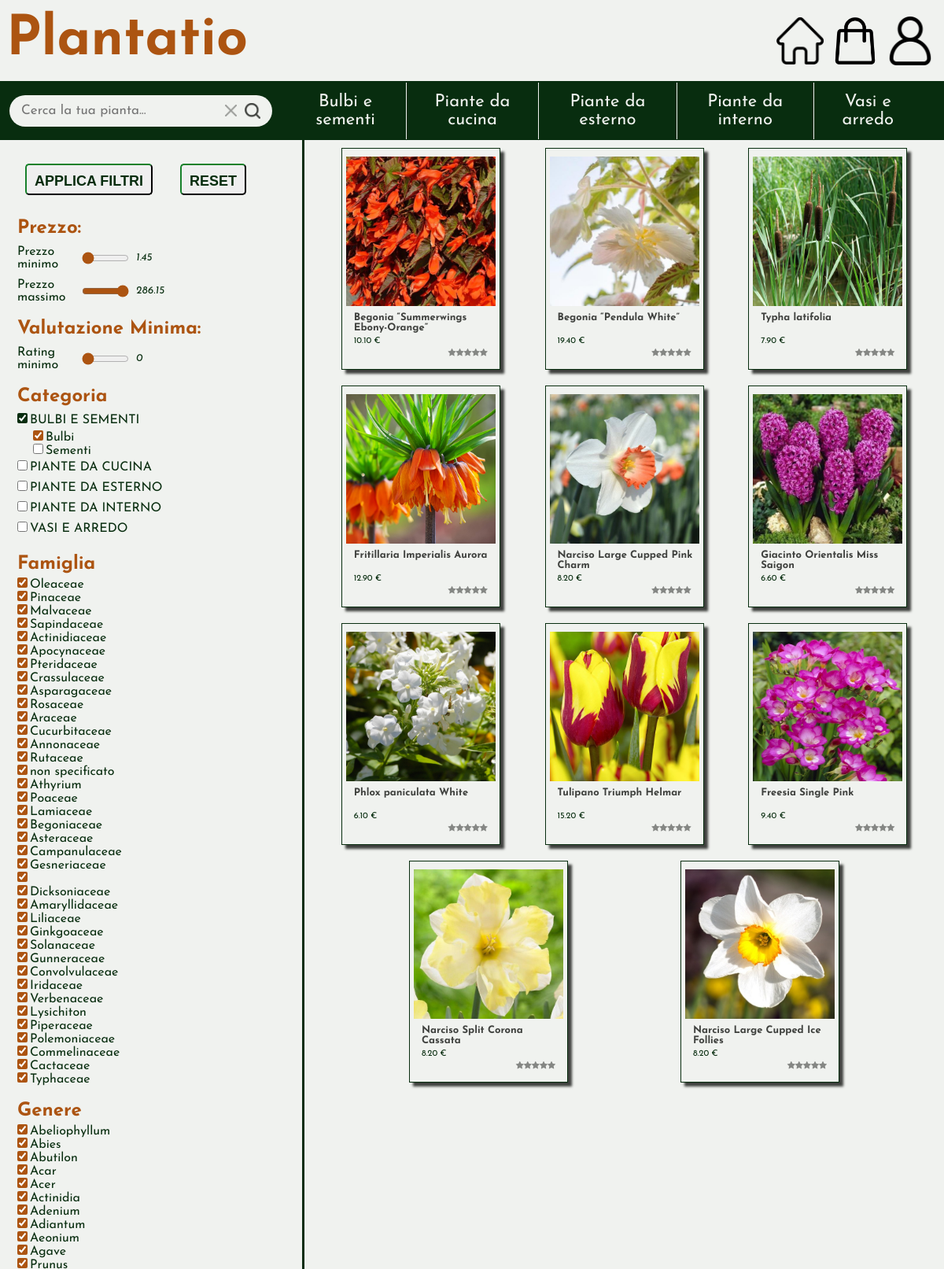
Before: /search.php?sottocategoriaSelezionata=Bulbi (upper part) with the older database file.
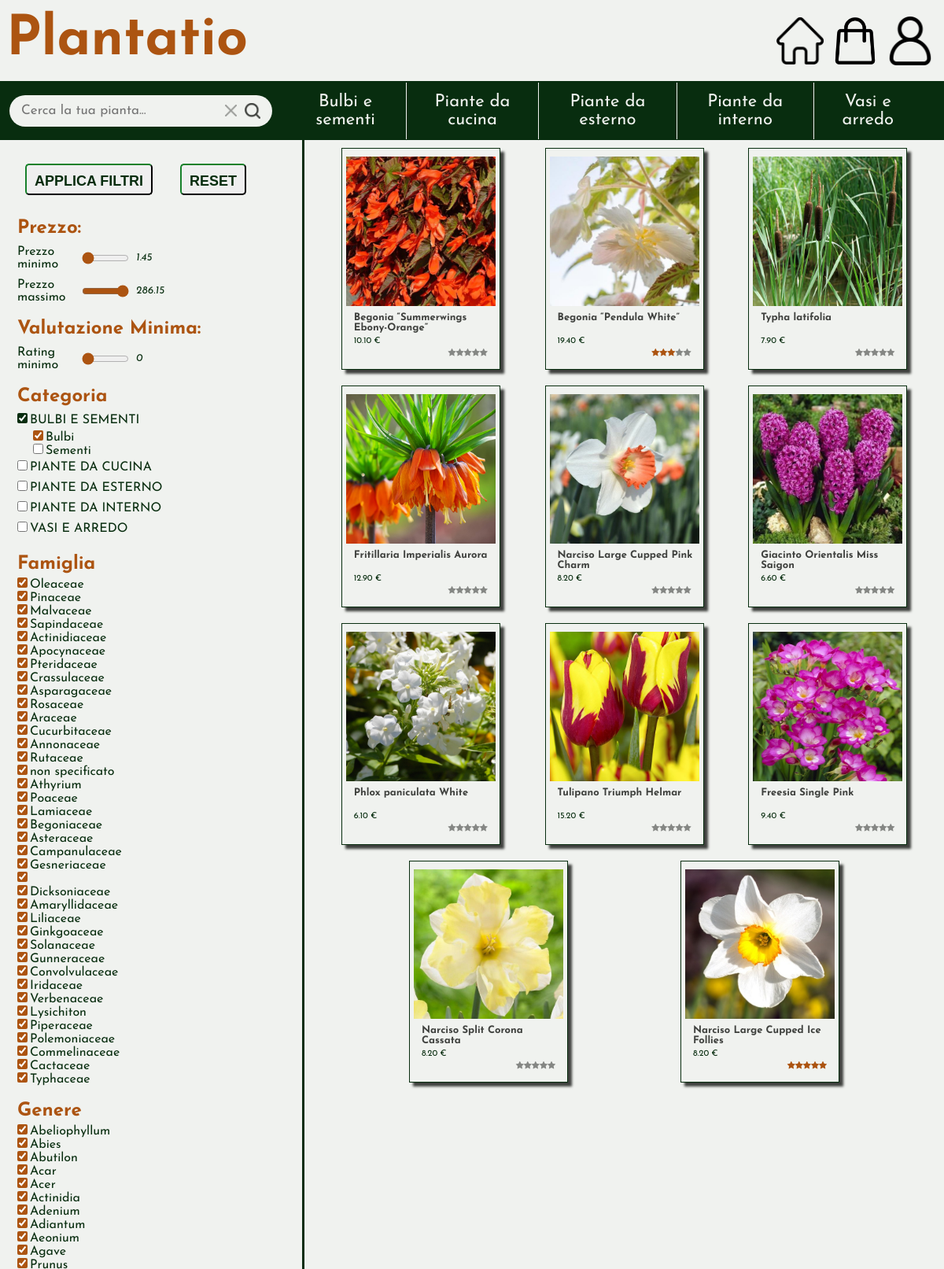
After: the same page with the newer database file.
### tables this page shows
CREATE TABLE Prodotti (
    nome_prodotto VARCHAR(150) PRIMARY KEY,
    prezzo DECIMAL(10, 2) NOT NULL,
    id_sottocategoria VARCHAR(100) NOT NULL,
    presente BOOLEAN DEFAULT 1,
    stock INT NOT NULL,
    nome_volgare VARCHAR(50),  
    nome_scientifico VARCHAR(50),
    famiglia VARCHAR(50),
    genere VARCHAR(50),
    specie VARCHAR(50),
    dimensioni VARCHAR(30),  
    profumo VARCHAR(30),  
    tipologia_foglia VARCHAR(30),
    colore_foglia VARCHAR(30), 
    descrizione TEXT,
    voto INT NOT NULL
);

### search.php (called while the page is built, shortened)
<?php
require_once 'bootstrap.php';
$templateParams["titolo"] = "Plantatio";
$templateParams["js"] = array("js/search.js", "js/nav.js", "js/header.js");
$templateParams["asideContent"] = "template/filter-panel.php";
if(isset($_GET['sottocategoriaSelezionata'])){
    $templateParams["searchedSubCategory"] = str_replace(' ','',getStringWithSpaces($_GET['sottocategoriaSelezionata']));
    $templateParams["searchedCategory"] = str_replace(' ','', $dbh->getCategoryFromSubcategory(getStringWithSpaces($_GET['sottocategoriaSelezionata']))[0]["id_categoria"]);
    $templateParams["searchResults"] = $dbh->searchProductByName("");
}else if (isset($_GET['categoriaSelezionata'])) {
    $templateParams["searchedCategory"] = str_replace(' ','',getStringWithSpaces($_GET['categoriaSelezionata']));
    $templateParams["searchResults"] = $dbh->searchProductByName("");
}else if(isset($_GET['gruppoSelezionato'])){
    $templateParams["searchedGroup"] = $_GET['gruppoSelezionato'];
    $templateParams["searchResults"] = $dbh->searchProductByName("");
}else if (isset($_GET['fastSearch'])) {
    $templateParams["searchedWord"] = $_GET['fastSearch'];
    $templateParams["searchResults"] = $dbh->searchProductByName($_GET['fastSearch']);
}
$updatedResults = [];
foreach ($templateParams["searchResults"] as $result) {
    $result["nomeGruppo"] = $dbh->getProductGroups($result["nome_prodotto"]);
    $updatedResults[] = $result;
}
$templateParams["searchResults"] = $updatedResults;
require 'template/base.php';
?>

### database/database.php (called while the page is built, shortened)
<?php
class DatabaseHelper
{
    private $db;
    public function __construct($servername, $username, $password, $dbname, $port)
    {
        $this->db = new mysqli($servername, $username, $password, $dbname, $port);
    }
    public function getSubCategoriesFromCategory($nomeCategoria)
    {
        $stmt = $this->db->prepare("SELECT nome_sottocategoria FROM SottoCategorie WHERE id_categoria = ?");
        $stmt->bind_param('s', $nomeCategoria);
        $stmt->execute();
        $result = $stmt->get_result();
        return $result->fetch_all(MYSQLI_ASSOC);
    }
    public function getCategoryFromSubcategory($nomeSottoCategoria)
    {
        $stmt = $this->db->prepare("SELECT id_categoria FROM SottoCategorie WHERE nome_sottocategoria = ?");
        $stmt->bind_param('s', $nomeSottoCategoria);
        $stmt->execute();
        $result = $stmt->get_result();
        return $result->fetch_all(MYSQLI_ASSOC);
    }
    public function getCategories()
    {
        $stmt = $this->db->prepare("SELECT nome_categoria FROM Categorie");
        $stmt->execute();
        $result = $stmt->get_result();
        $categories = $result->fetch_all(MYSQLI_ASSOC);
        foreach ($categories as &$category) {
            $category["sottocategorie"] = array();
            $category["sottocategorie"] = $this->getSubCategoriesFromCategory($category["nome_categoria"]);
        }
        return $categories;
    }
    public function searchProductByName($name)
    {
        $text = "%" . $name . "%";
        $stmt = $this->db->prepare("SELECT * FROM prodotti WHERE nome_prodotto LIKE ? AND stock > 0 ORDER BY RAND()");
        $stmt->bind_param('s', $text);
        $stmt->execute();
        $result = $stmt->get_result();
        return $result->fetch_all(MYSQLI_ASSOC);
    }
    public function getProductGroups($nomeProdotto)
    {
        $stmt = $this->db->prepare("SELECT gruppi.nomeGruppo
                            FROM `prodotti`
                            INNER JOIN appartenenze ON prodotti.nome_prodotto = appartenenze.id_prodotto
                            INNER JOIN gruppi ON gruppi.nomeGruppo = appartenenze.id_gruppo
                            WHERE nome_prodotto = ?");
        $stmt->bind_param('s', $nomeProdotto);
        $stmt->execute();
        $result = $stmt->get_result();
        if ($result->num_rows === 0) {
            $result = "Nessuno";
        } else {
            $rows = $result->fetch_all(MYSQLI_ASSOC);
            $gruppi = array_map(function ($row) {
                return str_replace(' ', '', $row['nomeGruppo']);
            }, $rows);
            $result = implode(' ', $gruppi);
        }
        return $result;
    }
}

### bootstrap.php (called while the page is built, shortened)
<?php
require_once("utils/functions.php");
require_once("database/database.php");
$dbh = new DatabaseHelper("localhost", "root", "", "plantatio", 3306);
$templateParams["categorie"] = $dbh->getCategories();
?>

### utils/functions.php (called while the page is built, shortened)
<?php
function getStringWithSpaces($string){
    $id_string = str_replace('_', ' ', $string);
    return $id_string;
}

### template/search-results.php (the view, shortened to what the changed rows need)
<main class="search-results-main">
    <ul class="search-results-list">
        <?php
        foreach ($templateParams["searchResults"] as $result):
            $result["id_sottocategoria"] = str_replace(' ', '', $result["id_sottocategoria"]);
            $result["famiglia"] = str_replace(' ', '', $result["famiglia"]);
            $result["genere"] = str_replace(' ', '', $result["genere"]);
            $result["specie"] = str_replace(' ', '', $result["specie"]);
            $result["dimensioni"] = str_replace(' ', '', $result["dimensioni"]);
            $result["tipologia_foglia"] = str_replace(' ', '', $result["tipologia_foglia"]);
            $result["colore_foglia"] = str_replace(' ', '', $result["colore_foglia"]);
            $result["profumo"] = str_replace(' ', '', $result["profumo"]);
            ?>
            <li class="<?php
            echo $result["prezzo"] . ' ' .
                $result["voto"] . ' sub-' .
                $result["id_sottocategoria"] . ' ' .
                $result["famiglia"] . ' ' .
                $result["genere"] . ' ' .
                $result["specie"] . ' ' .
                $result["dimensioni"] . ' ' .
                $result["tipologia_foglia"] . ' ' .
                $result["colore_foglia"] . ' ' .
                $result["nomeGruppo"] . ' ' .
                $result["profumo"];
            ?>">
                <a href="product.php?id=<?php echo getSrc($result['nome_prodotto']) ?>">
                    <img src="./upload/prodotti/<?php echo getSrc($result['nome_prodotto']) ?>.jpg" class="product-image"
                        alt="product image" />
                    <h2><?php echo $result["nome_prodotto"] ?></h2>
                    <p><?php echo $result["prezzo"] ?> €</p>
                    <p>
                        <?php
                        $voto = $result["voto"];
                        for ($i = 1; $i <= $voto; $i++) {
                            echo '<span class="fa fa-star checked"></span>';
                        }
                        for ($i = $voto + 1; $i <= 5; $i++) {
                            echo '<span class="fa fa-star"></span>';
                        }
                        ?>
                    </p>
                </a>
            </li>
            <?php
        endforeach;
        ?>
    </ul>
</main>

Changed rows visible on the page:
changed prodotti "Begonia “Pendula White”": voto 0 → 3 (drawn)
changed prodotti "Narciso Large Cupped Ice Follies": voto 0 → 5 (drawn)
